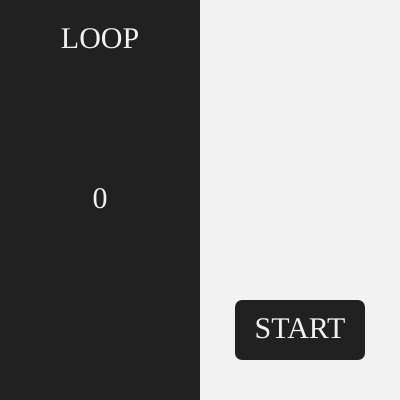
Frame 1 (no input)
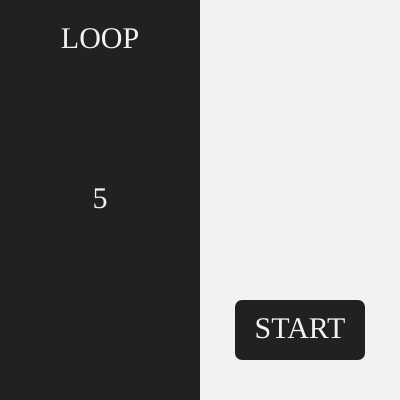
Frame 60 (no input)
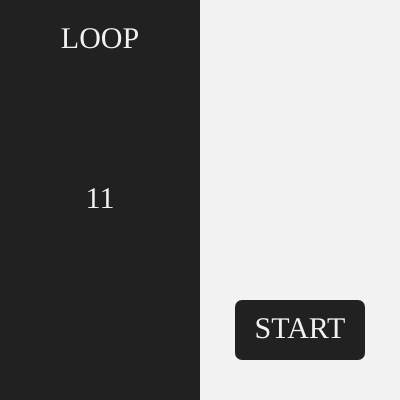
Frame 120 (the mouse pressed at the canvas centre since frame 60)

The p5.js sketch that drew these frames (run headless with seeded random() and noise() and a simulated clock; from frame 60 on, the mouse is pressed at the canvas centre):

// p5.js sketch
// ── sketch.js
//Timer on left loops at 20
//Start button stops, hides, and resets timer on left and starts timer on right
// Timer on right plays till count is 100 then hides, resets to 0, and button/timer on left unhides and starts

let btnPosX = 300,
  btnPosY = 330,
  btnWidth = 130,
  btnHeight = 60,
  isHovering = false,
  startScene = false,
  sceneOneIndex = 0.0,
  sceneTwoIndex = 0.0,
  loopPlayLength = 30,
  playOnceLength = 60;

function setup() {
  createCanvas(400, 400);
  rectMode(CENTER);
  textSize(30);
  textFont('Avenir');
  textAlign(CENTER, CENTER);
}

function draw() {
  background(33);
  push();
  noStroke();
  fill(242);
  rectMode(CORNER);
  rect(width / 2, 0, width / 2, height);
  pop();

  onStartBtnHover();
  sceneControl();
}

function onStartBtnHover() {
  if (mouseX >= btnPosX - (btnWidth / 2) &&
    mouseX <= btnPosX + (btnWidth / 2) &&
    mouseY >= btnPosY - (btnHeight / 2) &&
    mouseY <= btnPosY + (btnHeight / 2) && !startScene) {
    isHovering = true;
    cursor('pointer');
  } else {
    isHovering = false;
    cursor();
  }
}

function sceneControl() {
  if (startScene) {
    push();
    fill(33);
    text('PLAY ONCE', width * 0.75, height * 0.1);
    text(`${floor(sceneTwoIndex)}`, width * 0.75, height / 2);
    pop();
    sceneTwoIndex += 0.1;
  }

  if (sceneTwoIndex >= playOnceLength && startScene) {
    startScene = false;
  }

  if (!startScene) {
    noStroke();
    push();
    fill(33);
    rect(btnPosX, btnPosY, btnWidth, btnHeight, 7);
    pop();
    push();
    fill(242);
    text('START', btnPosX, btnPosY);
    pop();
    push();
    fill(242);
    text('LOOP', width * 0.25, height * 0.1);
    text(`${floor(sceneOneIndex)}`, width * 0.25, height / 2);
    pop();

    sceneOneIndex = (sceneOneIndex + 0.1) % loopPlayLength;
  }
}

function mousePressed() {
  if (isHovering) {
    sceneOneIndex = 0;
    sceneTwoIndex = 0;
    startScene = true;
  }
}
